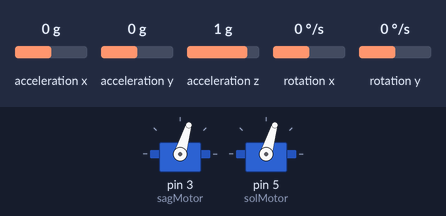
Simulated run of this sketch. Board: Arduino Uno, built with avr-gcc and run on an emulated ATmega328P. Shown: 2 × servo. Wiring (inferred from the names in the program): MPU-6050 motion sensor at I2C address 0x68. The inputs (shaded band) are chosen by the test bench; at power-on: acceleration x 0 g, acceleration y 0 g, rotation y 0 °/s, acceleration z 1 g, rotation x 0 °/s.

Above: at 8.2 s.
8.3 s: acceleration x set to -1.4 g
At 8.45 s:
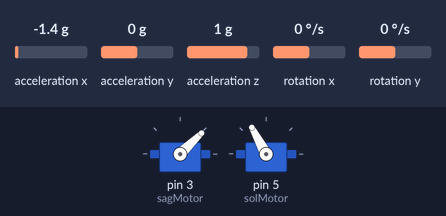
10.4 s: acceleration y set to -1.4 g
At 11.7 s:
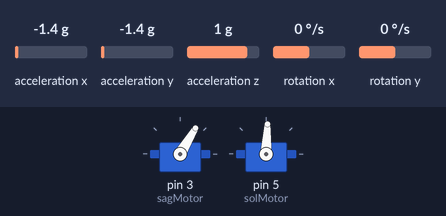
12.4 s: rotation y set to -2 °/s
At 12.98 s:
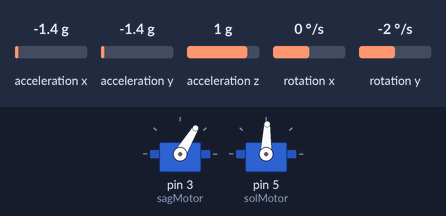
15.4 s: rotation y set to -5 °/s
18.4 s: acceleration x set to 0.8 g
Timing chart, 0 to 22.4 s (numbered marks = the images above; inputs shaded):
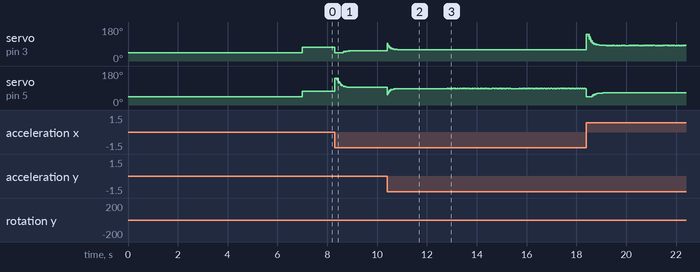

The sketch:

Fircasiz_Tahtiravalli.ino
```cpp
#include <Wire.h>   // I2C iletişimi için Wire kütüphanesini dahil et
#include <Servo.h>  // Servo motor kontrolü için Servo kütüphanesini dahil et

// Servo motorları tanımlıyoruz
Servo sagMotor;   // Sağ motorun kontrolü için bir Servo nesnesi oluştur
Servo solMotor;   // Sol motorun kontrolü için bir Servo nesnesi oluştur

// MPU-6050 sensöründen alınacak ham veriler için değişkenler
//Veriler ham olduğu için ön kalibirasyon gerekmez
int16_t Acc_rawX, Acc_rawY, Acc_rawZ, Gyr_rawX, Gyr_rawY;

// Açı hesaplamaları için diziler
float Acceleration_angle[2]; // İvme açısı (X, Y) için diziyi tanımla
float Gyro_angle[2];         // Jiroskop açısı (X, Y) için diziyi tanımla
float Total_angle[2];        // Toplam açı (X, Y) için diziyi tanımla

// Zaman hesaplamaları için değişkenler
float elapsedTime, currentTime, previousTime;

// PID kontrol değişkenleri
float PID, pwmSol, pwmSag, hata, onceki_hata; // PID hesaplamaları için gerekli değişkenler
//Alttaki PID değerleri su altı şartları için denenmiş değerlerdir. Hava ortamı için yeni hesap gerekir.
double kp = 3.75; // Proportional katsayısı; hata ile çıkış arasındaki çarpan
double ki = 0.0045; // Integral katsayısı; hata toplamını hesaba katar
double kd = 2.65; // Derivative katsayısı; hata değişim hızını hesaba katar

//throttle değeri motor ve ESC ye göre farklılık gösterebilmekte.
double throttle = 1300; // Motorlar için başlangıç gaz değeri (minimum PWM sinyali)
float hedef_ac = 0; // Denge açısı (hedef açı); sistemin dengede kalması gereken açı

void setup() {
  // I2C iletişimini başlat
  Wire.begin();

  // MPU6050 sensörünü başlat
  Wire.beginTransmission(0x68); // MPU6050 adresine iletişim başlat
  Wire.write(0x6B); // Güç kaynağı kayıt adresi
  Wire.write(0); // Güç kaynağını aktif etmek için 0 yaz
  Wire.endTransmission(true); // İletişimi sonlandır

  Serial.begin(250000); // Seri haberleşmeyi başlat; debug için yüksek hız

  // Motorları bağlantı pinlerine ata
  sagMotor.attach(3); // Sağ motor için kontrol pinini ayarla (pin 3)
  solMotor.attach(5); // Sol motor için kontrol pinini ayarla (pin 5)

  // ESC'lerin çalışması için başlangıç sinyali gönder
  sagMotor.writeMicroseconds(1000); // Sağ motor için 1000 mikro saniye sinyal gönder
  solMotor.writeMicroseconds(1000); // Sol motor için 1000 mikro saniye sinyal gönder
  delay(7000); // Motorların kalibrasyon için 7 saniye bekle
  //Bip bi bi bipp
}

void loop() {
  // Zaman hesaplaması
  previousTime = currentTime; // Önceki zamanı güncelle
  currentTime = millis(); // Şu anki zamanı al (milisaniye cinsinden)
  elapsedTime = (currentTime - previousTime) / 1000; // Geçen zamanı saniye cinsine çevir

  // İvme verilerini oku
  Wire.beginTransmission(0x68); // MPU6050 ile iletişim başlat
  Wire.write(0x3B); // İvme verileri için başlangıç adresi (0x3B)
  Wire.endTransmission(false); // İletişimi sonlandırmadan veri iste
  Wire.requestFrom(0x68, 6, true); // 6 adet veri iste (X, Y, Z eksenleri)

  // Ham ivme verilerini oku ve açılara çevir
  Acc_rawX = Wire.read() << 8 | Wire.read(); // X eksenindeki ivme verisini oku
  Acc_rawY = Wire.read() << 8 | Wire.read(); // Y eksenindeki ivme verisini oku
  Acc_rawZ = Wire.read() << 8 | Wire.read(); // Z eksenindeki ivme verisini oku

  // İvme açılarını hesapla (radyandan dereceye çevir)
  Acceleration_angle[0] = atan((Acc_rawY / 16384.0) / sqrt(pow((Acc_rawX / 16384.0), 2) + pow((Acc_rawZ / 16384.0), 2))) * (180 / 3.141592654); // X açısını hesapla
  Acceleration_angle[1] = atan(-1 * (Acc_rawX / 16384.0) / sqrt(pow((Acc_rawY / 16384.0), 2) + pow((Acc_rawZ / 16384.0), 2))) * (180 / 3.141592654); // Y açısını hesapla

  // Jiroskop verilerini oku
  Wire.beginTransmission(0x68); // MPU6050 ile iletişim başlat
  Wire.write(0x43); // Jiroskop verileri için başlangıç adresi (0x43)
  Wire.endTransmission(false); // İletişimi sonlandırmadan veri iste
  Wire.requestFrom(0x68, 4, true); // 4 adet veri iste (X, Y eksenleri)

  // Ham jiroskop verilerini oku
  Gyr_rawX = Wire.read() << 8 | Wire.read(); // X eksenindeki jiroskop verisini oku
  Gyr_rawY = Wire.read() << 8 | Wire.read(); // Y eksenindeki jiroskop verisini oku

  // Jiroskop verilerini derece/saniye cinsine çevir
  Gyro_angle[0] = Gyr_rawX / 131.0; // X açısını derece/saniye cinsine çevir
  Gyro_angle[1] = Gyr_rawY / 131.0; // Y açısını derece/saniye cinsine çevir

  // Toplam açıları hesapla (ağırlıklı ortalama ile)
  Total_angle[0] = 0.98 * (Total_angle[0] + Gyro_angle[0] * elapsedTime) + 0.02 * Acceleration_angle[0]; // X toplam açısını hesapla
  Total_angle[1] = 0.98 * (Total_angle[1] + Gyro_angle[1] * elapsedTime) + 0.02 * Acceleration_angle[1]; // Y toplam açısını hesapla

  // Hata hesaplama (hedef açı ile ölçülen açı arasındaki fark)
  hata = Total_angle[1] - hedef_ac; // Y eksenindeki hata değerini hesapla

  // PID hesaplamaları
  float pid_p = kp * hata; // Proportional bileşeni; hata ile çarpan
  static float pid_i = 0; // Integral bileşeni (sabit değişken); hata toplamını saklar

  // Integral yalnızca hata küçükse etkinleştir
  if (-2 < hata && hata < 2) {
    pid_i += ki * hata; // Hata küçükse, integral bileşenini güncelle
  }

  float pid_d = kd * ((hata - onceki_hata) / elapsedTime); // Derivative bileşeni; hata değişim hızını hesapla

  // PID toplamı
  PID = pid_p + pid_i + pid_d; // Tüm bileşenleri topla

  // PWM değerlerini sınırla (-1000 ile 1000 arasında)
  if (PID < -1000) PID = -1000; // PID değerini -1000 ile sınırlama
  if (PID > 1000) PID = 1000; // PID değerini 1000 ile sınırlama

  // Motor PWM hesaplamaları
  pwmSol = throttle + PID; // Sol motor için PWM değerini hesapla
  pwmSag = throttle - PID; // Sağ motor için PWM değerini hesapla

  // PWM değerlerini sınırla (1000 ile 2000 arasında)
  //Her motor için ayrı sınır değeri gerekebilir!!! (Bi-directional ESC)
  if (pwmSag < 1000) pwmSag = 1000; // Sağ motor PWM değerini 1000 ile sınırlama
  if (pwmSag > 2000) pwmSag = 2000; // Sağ motor PWM değerini 2000 ile sınırlama
  if (pwmSol < 1000) pwmSol = 1000; // Sol motor PWM değerini 1000 ile sınırlama
  if (pwmSol > 2000) pwmSol = 2000; // Sol motor PWM değerini 2000 ile sınırlama

  // Motorları kontrol et
  //writeMicroseconds() kullanmamızın nedeni, motor hızını çok daha hassas/kontrol edilebilir ayarlamak istememiz
  solMotor.writeMicroseconds(pwmSol); // Sol motor için PWM sinyalini gönder
  sagMotor.writeMicroseconds(pwmSag); // Sağ motor için PWM sinyalini gönder

  onceki_hata = hata; // Önceki hatayı güncelle; bir sonraki döngüde kullanılacak
}
```

Measured:
- after the input at 12.4 s, servo on pin 3 (sagMotor): 59° → 60° at once, → 59° 0.02 s later; servo on pin 5 (solMotor): alternates 88° for 0.04 s and 87° for 0.04 s, starting after 0.41 s
